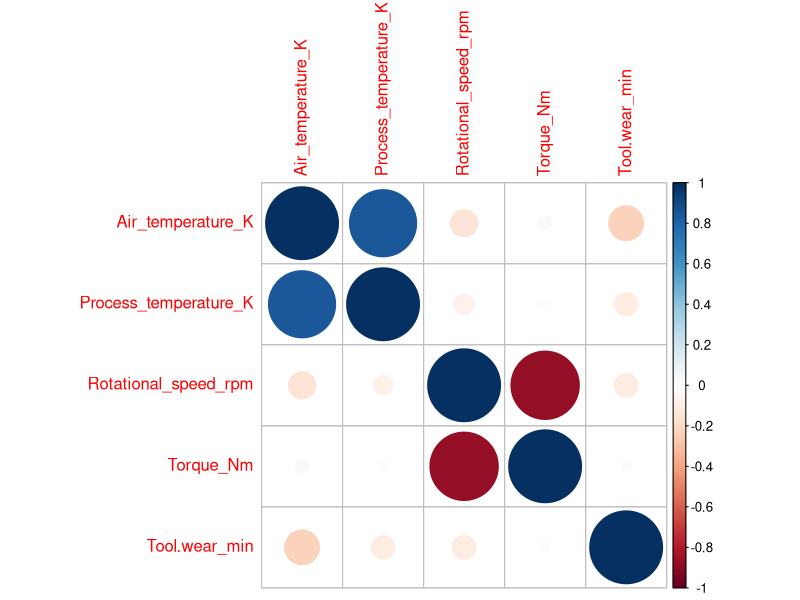

Recreate this plot in R.
## ---- chunk 1
knitr::opts_chunk$set(echo = TRUE)
# installing caret for train/test split
library(caret)
library(nnet)
library(corrplot)
## ---- chunk 2
pred_maint <-read.csv("../data/predictive_maintenance.csv", header=TRUE, sep= ",")
str(pred_maint)
## ---- chunk 3

# limit the predict failure dataframe to only when failures occurred
pred_failure <- pred_maint[pred_maint$Target ==1,]
pred_failure <- pred_failure[,!names(pred_failure) %in% c("UDI", "Product_ID", "Target")]

# set the chr types to factors
pred_failure$Type <- as.factor(pred_failure$Type)
pred_failure$Failure_Type <- as.factor(pred_failure$Failure_Type)
str(pred_failure)
## ---- chunk 4
num_vars <- c("Air_temperature_K", "Process_temperature_K", "Rotational_speed_rpm", "Torque_Nm", "Tool.wear_min")
M <- cor(pred_failure[num_vars])
corrplot(M, method="circle")
## ---- chunk 5

pred_failure_lim <- pred_failure[c("Type", "Air_temperature_K", "Rotational_speed_rpm", "Tool.wear_min", "Failure_Type")]
str(pred_failure)
## ---- chunk 6
#Splitting the data using a function from dplyr package
index <- createDataPartition(pred_failure_lim$Failure_Type, p = .80, list = FALSE)
train <- pred_failure_lim[index,]
test <- pred_failure_lim[-index,]

## ---- chunk 7
# Training the multinomial model
multinom_model <- multinom(Failure_Type ~ ., data = train)

# Checking the model
summary(multinom_model)
## ---- chunk 8
exp(coef(multinom_model))
## ---- chunk 9
# Predicting the values for train dataset
train$Failure_Predicted <- predict(multinom_model, newdata = train, "class")
# Building classification table
tab <- table(train$Failure_Type, train$Failure_Predicted)

confusionMatrix(train$Failure_Predicted, train$Failure_Type)

## ---- chunk 10
# Predicting the class for test dataset
test$Failure_Predicted <- predict(multinom_model, newdata = test, "class")
# Building classification table
tab <- table(test$Failure_Type, test$Failure_Predicted)
tab
confusionMatrix(test$Failure_Predicted, test$Failure_Type)
